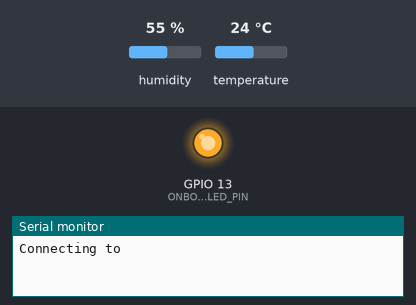
Bench run of a sketch on a simulated ESP32. On the bench: output pins drawn as LEDs (lit = HIGH), the last lines printed to the serial monitor. Inputs (shaded band) come from the test bench; at power-on: humidity 55 %, temperature 24 °C. WiFi joins after 1.5 s; servers stay silent unless stated; web services answer with replies made up by the test bench.

Above: at 0.1 s.
At 1.6 s:
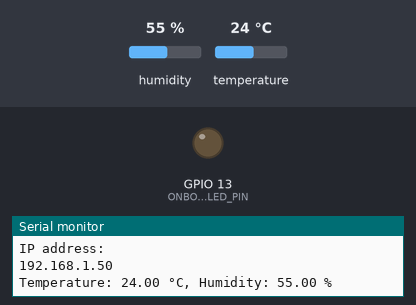
Timing chart, 0 to 3.1 s (numbered marks = the images above):
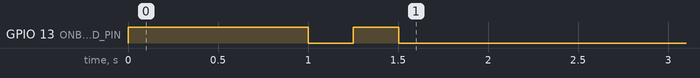

The sketch:

data_collect.ino
```cpp
/*
* DATA MONITORING & VISUALIZATION------------------
*  # Devices:
*     -> DHT22 sensor
*     -> ESP32
*  # Technologies:
*     -> Protocol: HTTP
*     -> Platform: ThingSpeak
*  # Activity:
*    -> Data transmission and visualization
*       - ThingSpeak + Google Colab
*
*   ANGAZA ELIMU&ALX - IOT SCHOOL: Cohort 1, 2024
* --------------------------------------------------
*/

/*
 Support libraries -------------------------------------------------------------
*/
#include <WiFi.h>
#include "DHT.h"
#include <HTTPClient.h>
#include "secrets.h"      // For connection authentication credentials
// -----------------------------------------------------------------------------

/*
 Control Variables -------------------------------------------------------------
*/
//---- DHT settings
#define DHTPIN 7  // ESP32 GPIO pin connected to DHT22
#define DHTTYPE DHT22
DHT dht(DHTPIN, DHTTYPE); // dht object

//---- Onboard LED
#define ONBOARD_LED_PIN 13   // Used as a signal LED for wifi connection
// -----------------------------------------------------------------------------

/*
 Control Functions -------------------------------------------------------------
*/
//---- Initialize main instances execution
void setup() {

  Serial.begin(115200); // sets data exchange baude rate
  Serial.print("\nConnecting to ");
  Serial.println(WIFI_SSID);

  //---- Initialize WiFi connection
  WiFi.mode(WIFI_STA);
  WiFi.begin(WIFI_SSID, WIFI_PASSWORD);

  //---- Initialize signal LED mode
  pinMode(ONBOARD_LED_PIN, OUTPUT);
  digitalWrite(ONBOARD_LED_PIN, HIGH);      // Turn ON onboard LED

  //---- Initialize WiFi connection loader and signal LED
  while (WiFi.status() != WL_CONNECTED) {
    delay(1000);
    Serial.print(".");
    digitalWrite(ONBOARD_LED_PIN, LOW);
    delay(250);
    digitalWrite(ONBOARD_LED_PIN, HIGH);
    delay(250);
  }

  Serial.println("\nWiFi connected\nIP address: ");
  Serial.println(WiFi.localIP());           //---- Print WiFi IP address

  //---- Turn OFF signal LED on WiFi connection
  digitalWrite(ONBOARD_LED_PIN, LOW);

  //---- Initialize DHT sensor
  dht.begin();
}

//---- iterative execution handler for main control instances
void loop() {
  //---- Read DHT22 sensor data
  float temperature = dht.readTemperature();
  float humidity = dht.readHumidity();

  //---- Validate sensor reading
  if (!isnan(temperature) && !isnan(humidity)) {
    String data = "Temperature: " + String(temperature) + " °C, Humidity: " + String(humidity) + " %";
    Serial.println(data);
  } else{
    Serial.println("\nFailed to read from DHT sensor");
  }


  //---- Push data to ThingSpeak on successful WiFi connection
  if (WiFi.status() == WL_CONNECTED) {
    HTTPClient http; // Create http object
    String url = String(THINGSPEAK_URL) + "?api_key=" + THINGSPEAK_API_KEY + "&field1=" + String(temperature) + "&field2=" + String(humidity);

    //---- Initialize and persist data transmission
    http.begin(url);
    int httpCode = http.GET();
    if (httpCode > 0) {
      Serial.println("Data sent to ThingSpeak successfully!\n");
    } else {
      Serial.println("Error in HTTP request");
    }
    http.end(); // end connection and release resources
  }

  delay(20000);  // Collect and send data every 20 seconds
}
```

secrets.h
```cpp
/*
* DATA MONITORING & VISUALIZATION------------------
*  -> Connection Credentials file
* --------------------------------------------------
*/
//---- WIFI
#define WIFI_SSID ""
#define WIFI_PASSWORD ""

//---- ThingSpeak
#define THINGSPEAK_API_KEY "" //Write API key
#define THINGSPEAK_URL "http://api.thingspeak.com/update"
```
